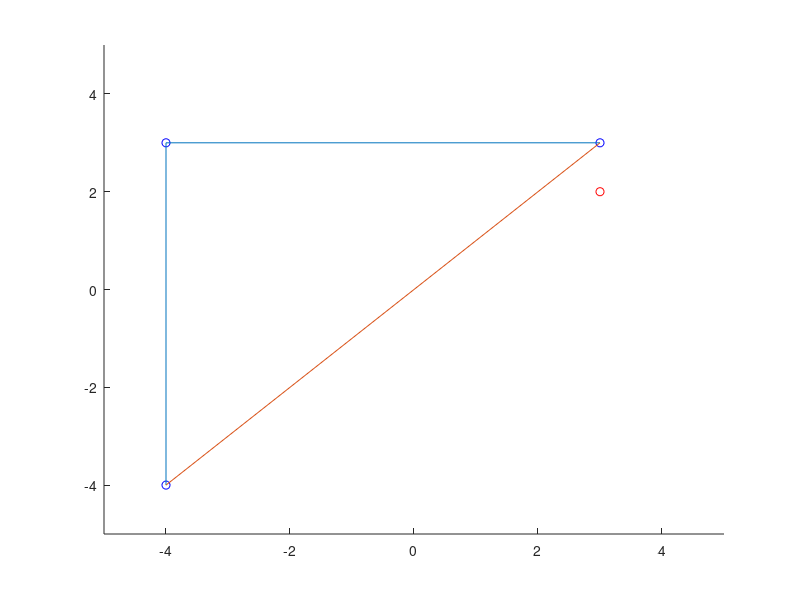

Source code (MATLAB):
clear
clc
close all
hold on
%define x and y coord vectors for vertices of triangle
vx=[-4 -4 3];
vy=[-4 3 3];
%point to check
checkPt=[3 2];

axis([-5 5 -5 5])
plot(vx,vy,'bo');
plot(vx,vy);
plot([vx(3) vx(1)],[vy(3),vy(1)]);
plot(checkPt(1),checkPt(2),'ro');

%Barycentric Coords
A=[vx;vy;ones(1,3)];
b=[checkPt(1); checkPt(2); 1];

v=A\b
%Essentially, if any value of v is 0, the coord is on the edge of the
%triangle. If any value of v is neg, the coord is outside the triangle
